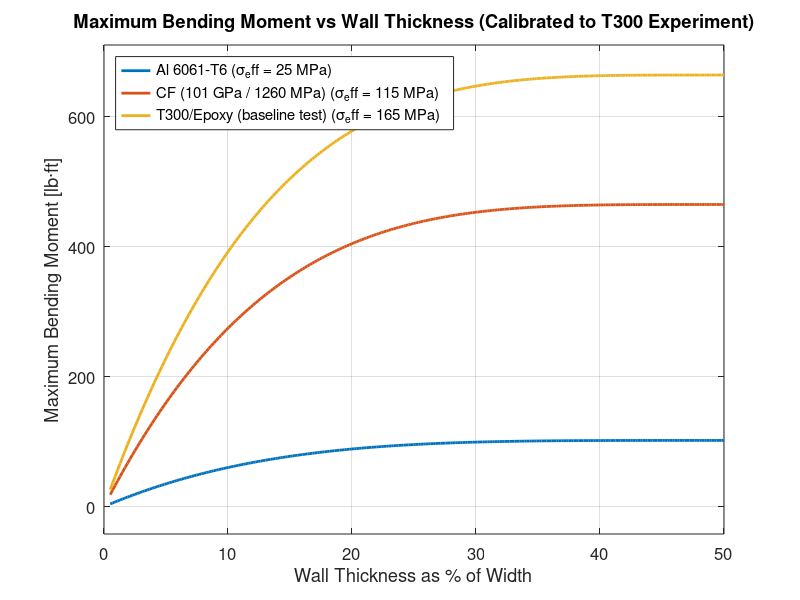

The MATLAB source for this figure: (Note: this script raises an error after producing the figure.)
%% === Bending Capacity vs Wall Fraction (Calibrated Across Materials) ===
clear; clc; close all;

%% === GEOMETRY ===
width_mm = 32;                        % [mm] outer square width
t_frac = linspace(0.005, 0.50, 250);  % wall fraction (0.5%–50%)
t_mm = t_frac * width_mm;

%% === UNIT CONVERSIONS ===
mm2m = 1e-3; N_m_to_lbft = 0.737562;
b = width_mm * mm2m;  t = t_mm * mm2m;  c = b/2;

%% === NOMINAL MATERIAL DATA ===
materials(1).name = 'Al 6061-T6';
materials(1).E = 68.99e9;  materials(1).sigma_nom = 276e6;  materials(1).rho = 2.70e3;

materials(2).name = 'CF (101 GPa / 1260 MPa)';
materials(2).E = 101e9;    materials(2).sigma_nom = 1260e6; materials(2).rho = 1.70e3;

materials(3).name = 'T300/Epoxy (baseline test)';
materials(3).E = 115e9;    materials(3).sigma_nom = 1800e6; materials(3).rho = 1.55e3;

%% === CALIBRATION FACTOR FROM EXPERIMENT ===
sigma_test = 165e6;         % Pa (effective allowable from 3-point bend test)
sigma_nom_T300 = materials(3).sigma_nom;
scale_factor = sigma_test / sigma_nom_T300;   % ≈ 0.092 (9.2%)

% Apply same scaling factor to all materials
for i = 1:length(materials)
    materials(i).sigma_eff = materials(i).sigma_nom * scale_factor;
end

fprintf('Calibrating all materials to T300 experimental ratio (%.1f%% of nominal strength)\n', ...
        scale_factor*100);

%% === MOMENT OF INERTIA ===
I = (b.^4 - (b - 2.*t).^4)/12;   % [m^4]

%% === COMPUTE & PLOT ===
figure('Color','w'); hold on; box on; grid on;
colors = lines(length(materials));

for i = 1:length(materials)
    sigma_allow = materials(i).sigma_eff;         % [Pa]
    M_Nm = (sigma_allow .* I) ./ c;               % [N·m]
    M_lbft = M_Nm * N_m_to_lbft;                  % [lb·ft]

    plot(t_frac*100, M_lbft, 'LineWidth', 2, 'Color', colors(i,:), ...
        'DisplayName', sprintf('%s (σ_eff = %.0f MPa)', ...
        materials(i).name, sigma_allow/1e6));
end

%% === LABELING ===
xlabel('Wall Thickness as % of Width');
ylabel('Maximum Bending Moment [lb·ft]');
title('Maximum Bending Moment vs Wall Thickness (Calibrated to T300 Experiment)');
legend('Location','northwest');
set(gca,'FontSize',12);
xlim([0 50]); ylim padded;
xline(50,'--k','Solid Section Limit','LabelVerticalAlignment','bottom','FontSize',11);

%% === PRINT SAMPLE ===
t_target = 1.2;  % mm
I_target = (b^4 - (b - 2*(t_target*mm2m))^4)/12;
fprintf('\nAt t = %.1f mm (t/b = %.2f%%):\n', t_target, t_target/width_mm*100);
for i = 1:length(materials)
    M_Nm = materials(i).sigma_eff * I_target / c;
    M_lbft = M_Nm * N_m_to_lbft;
    fprintf('  %-30s M_max ≈ %7.1f lb·ft (σ_eff = %.0f MPa)\n', ...
        materials(i).name, M_lbft, materials(i).sigma_eff/1e6);
end
